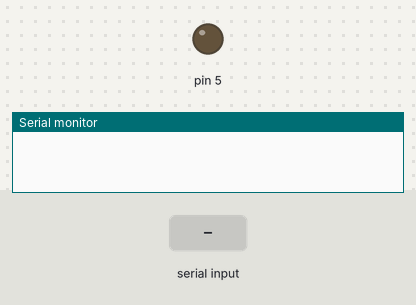
This sketch was run on a simulated Arduino Uno, built with avr-gcc and run on an emulated ATmega328P. Shown: output pins drawn as LEDs (lit = HIGH), the last lines printed to the serial monitor. Inputs (shaded band) come from the test bench.

Above: at 1.2 s.
1.3 s: "turn on light" received over Serial
At 2.2 s:
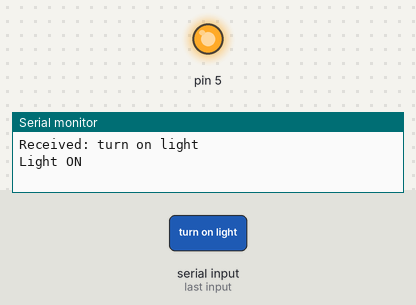
3.1 s: "turn off light" received over Serial
At 4.6 s:
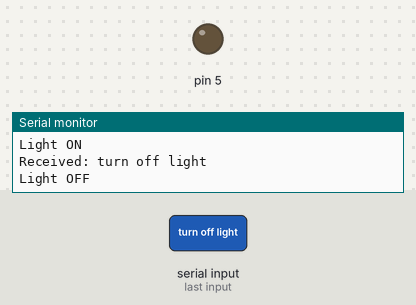
Timing chart, 0 to 6.1 s (numbered marks = the images above; inputs shaded):
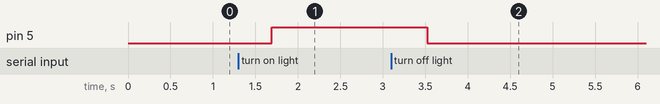

The sketch:

Bluetooth.ino
```cpp
String voice;

void setup() {
  Serial.begin(9600);
  pinMode(5, OUTPUT);
}

void loop() {
  while (Serial.available()) {
    delay(30); // Increase delay for better data reception
    char c = Serial.read();
    voice += c;
  }

  if (voice.length() > 0) {
    voice.trim();  // Remove unwanted spaces/newlines
    Serial.println("Received: " + voice); // Debugging output

    if (voice == "turn on light") {
      digitalWrite(5, HIGH);
      Serial.println("Light ON");
    }
    else if (voice == "turn off light") {
      digitalWrite(5, LOW);
      Serial.println("Light OFF");
    }

    else {
      Serial.println("Invalid Command!"); // Handle unknown commands
    }

    voice = ""; // Clear the string for the next command
  }
}
```

Measured:
- after the input at 1.3 s, pin 5: LOW → HIGH after 0.39 s
- after the input at 3.1 s, pin 5: HIGH → LOW after 0.42 s
